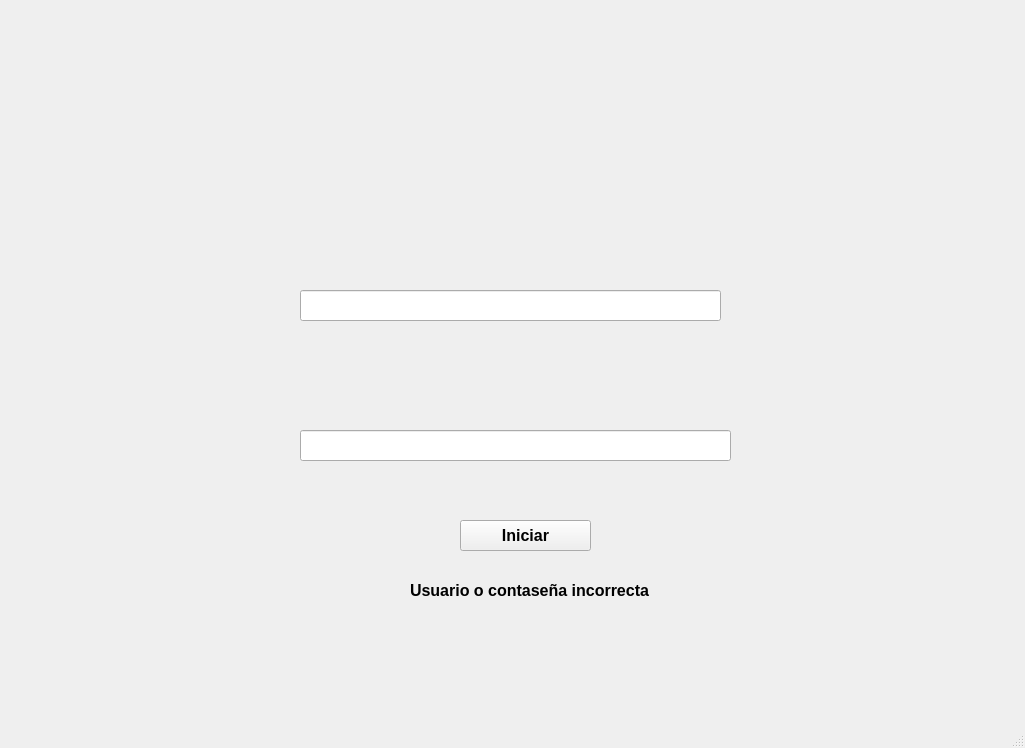
<?xml version="1.0" encoding="UTF-8"?>
<ui version="4.0">
 <class>Login</class>
 <widget class="QMainWindow" name="Login">
  <property name="geometry">
   <rect>
    <x>0</x>
    <y>0</y>
    <width>1025</width>
    <height>748</height>
   </rect>
  </property>
  <property name="windowTitle">
   <string>Login</string>
  </property>
  <widget class="QWidget" name="centralwidget">
   <widget class="QLabel" name="ventana_login">
    <property name="geometry">
     <rect>
      <x>0</x>
      <y>20</y>
      <width>1024</width>
      <height>691</height>
     </rect>
    </property>
    <property name="text">
     <string/>
    </property>
    <property name="pixmap">
     <pixmap resource="../Recursos/images.qrc">:/login-design.jpg</pixmap>
    </property>
   </widget>
   <widget class="QLineEdit" name="pass_user">
    <property name="geometry">
     <rect>
      <x>300</x>
      <y>430</y>
      <width>431</width>
      <height>31</height>
     </rect>
    </property>
    <property name="font">
     <font>
      <family>Arial</family>
      <pointsize>14</pointsize>
      <weight>75</weight>
      <bold>true</bold>
     </font>
    </property>
    <property name="echoMode">
     <enum>QLineEdit::Password</enum>
    </property>
   </widget>
   <widget class="QLineEdit" name="name_user">
    <property name="geometry">
     <rect>
      <x>300</x>
      <y>290</y>
      <width>421</width>
      <height>31</height>
     </rect>
    </property>
    <property name="font">
     <font>
      <family>Arial</family>
      <pointsize>14</pointsize>
      <weight>50</weight>
      <bold>false</bold>
     </font>
    </property>
   </widget>
   <widget class="QPushButton" name="id_ingresar">
    <property name="geometry">
     <rect>
      <x>460</x>
      <y>520</y>
      <width>131</width>
      <height>31</height>
     </rect>
    </property>
    <property name="font">
     <font>
      <family>Arial</family>
      <pointsize>12</pointsize>
      <weight>75</weight>
      <italic>false</italic>
      <bold>true</bold>
     </font>
    </property>
    <property name="text">
     <string>Iniciar</string>
    </property>
   </widget>
   <widget class="QLabel" name="mensaje_error">
    <property name="geometry">
     <rect>
      <x>410</x>
      <y>580</y>
      <width>241</width>
      <height>21</height>
     </rect>
    </property>
    <property name="font">
     <font>
      <family>Arial</family>
      <pointsize>12</pointsize>
      <weight>75</weight>
      <bold>true</bold>
     </font>
    </property>
    <property name="text">
     <string>Usuario o contaseña incorrecta</string>
    </property>
   </widget>
  </widget>
  <widget class="QMenuBar" name="menubar">
   <property name="geometry">
    <rect>
     <x>0</x>
     <y>0</y>
     <width>1025</width>
     <height>25</height>
    </rect>
   </property>
  </widget>
  <widget class="QStatusBar" name="statusbar"/>
 </widget>
 <resources>
  <include location="../Recursos/images.qrc"/>
 </resources>
 <connections/>
</ui>
